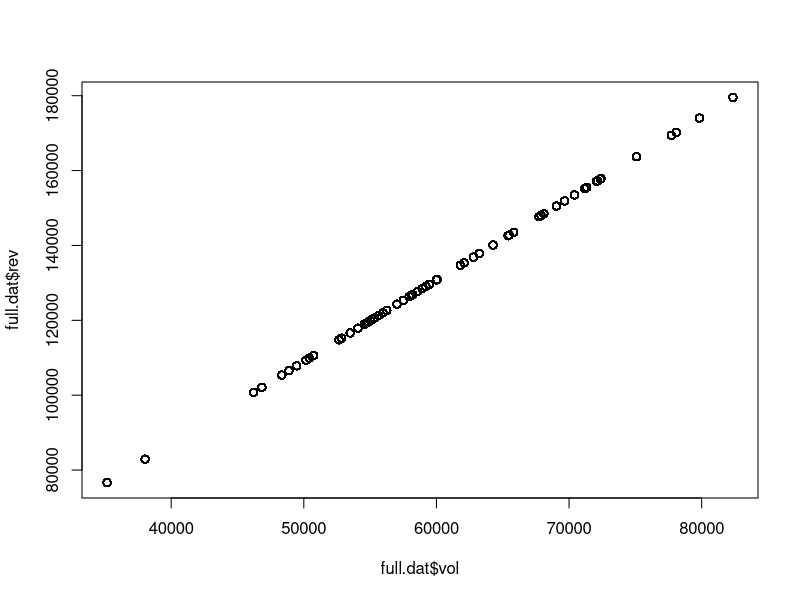
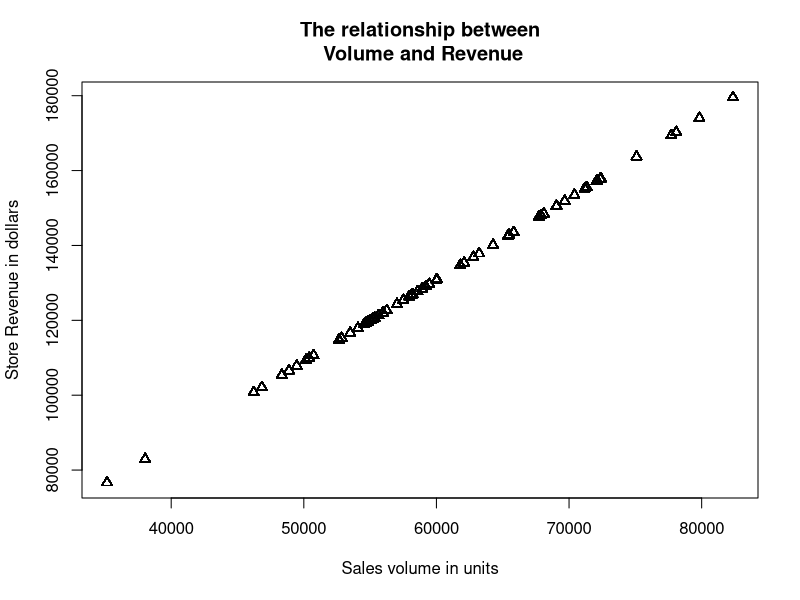
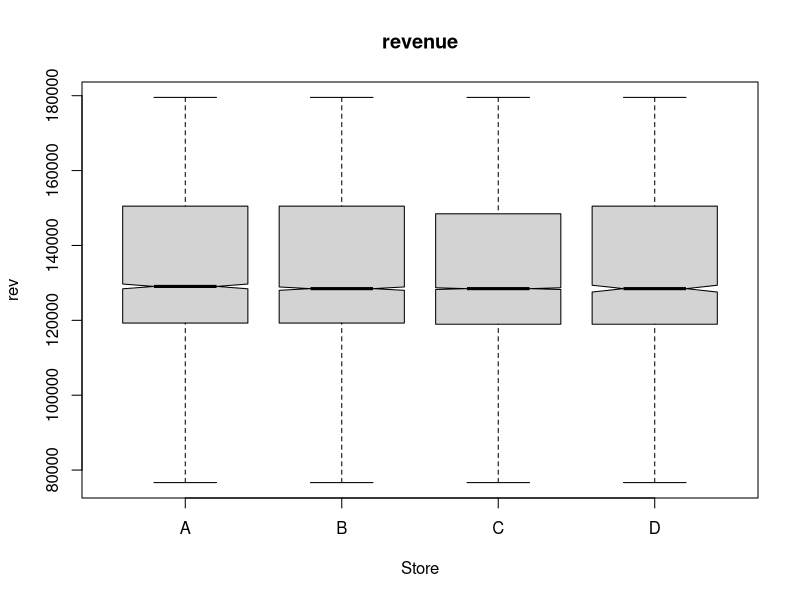
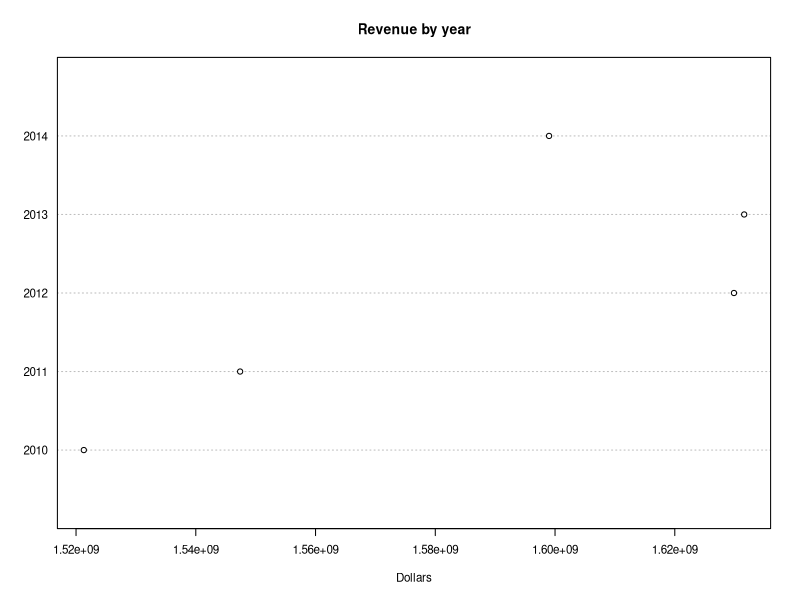
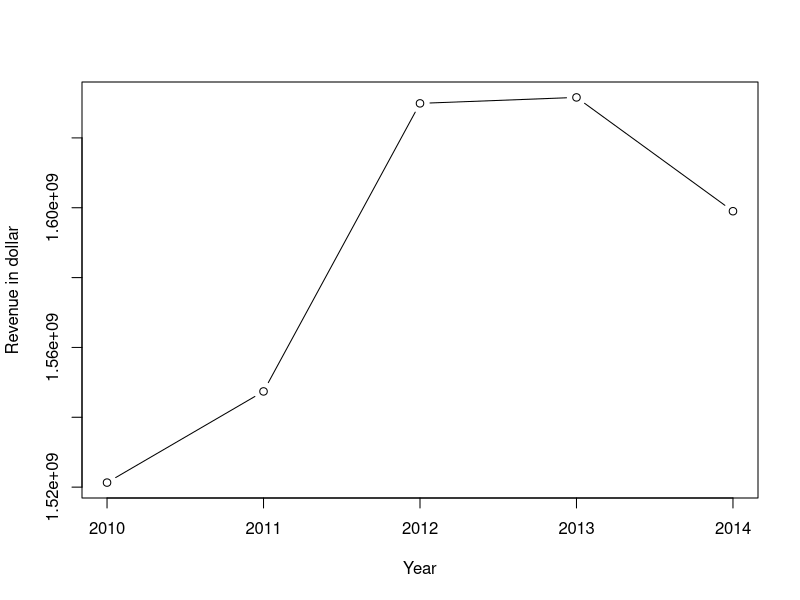
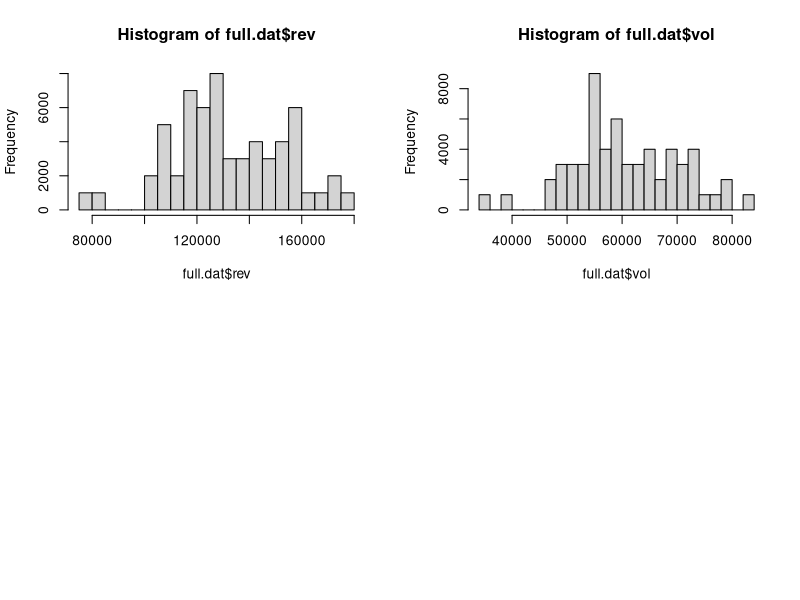

The R script that drew these images, in order: (Note: this script raises an error after producing the figures.)
## ---- chunk 1
# Create volume data
date <- seq(as.Date("2010/1/1"), by = "month", length.out = 60)
vol <- rnorm(60, mean=60000, sd=10000)
rev <- vol*2.18
store <- sample(LETTERS[1:4], 60000, replace=TRUE, prob=c(0.1, 0.2, 0.65, 0.05))

vol.dat <- data.frame(date, vol, rev, store)
head(vol.dat)
## ---- chunk 2
store <- c("A", "B", "C", "D") # four letters representing cities
pop <- c(1560297, 305812, 119132,101786) #for top pop size cities in PA
pop.dat <- data.frame(store, pop)
pop.dat
## ---- chunk 3
full.dat <- merge(vol.dat, pop.dat, by="store")
head(full.dat[100:115,])
summary(full.dat)
## ---- chunk 4
library(lubridate)
full.dat$year <- year(full.dat$date)
names(full.dat)
summary(full.dat)
## ---- chunk 5
short.dat <- full.dat[full.dat$year<=2012,]
library(gmodels)  # Offers tools for model fitting
CrossTable(short.dat$store, short.dat$year, 
           prop.t=TRUE, # include table of proportions
           prop.r=TRUE, # include row proportions
           prop.c=TRUE) # include column proportions
## ---- chunk 6
plot(full.dat$vol, full.dat$rev)
## ---- chunk 7
plot(full.dat$vol, full.dat$rev, 
     main = "The relationship between\n Volume and Revenue",
     ylab = "Store Revenue in dollars",
     xlab = "Sales volume in units",
     pch = 2)  #diamonds
## ---- chunk 8
boxplot(rev~store, data=full.dat, notch=TRUE,
  main="revenue", xlab="Store")
## ---- chunk 9
year.dat <- aggregate(rev~year, data=full.dat, sum)
head(year.dat)
dotchart(year.dat$rev,labels=year.dat$year,cex=.7,
  	main="Revenue by year", 
   xlab="Dollars")

## ---- chunk 10
plot(year.dat$year,year.dat$rev,type = "b",
     ylab = "Revenue in dollar",
     xlab = "Year")
## ---- chunk 11
fit <- lm(full.dat$rev~full.dat$vol, data=full.dat)
fit
## ---- chunk 12
par(mfrow=c(2,2))
hist(full.dat$rev)
hist(full.dat$vol)
library(car)
qqPlot(lm(rev~ vol, data=full.dat), 
       simulate=TRUE, main="Q-Q Plot", labels=FALSE)
boxplot(rev~store, data=full.dat, notch=TRUE,
  main="revenue", xlab="Store")
## ---- chunk 13
plot(fit)
